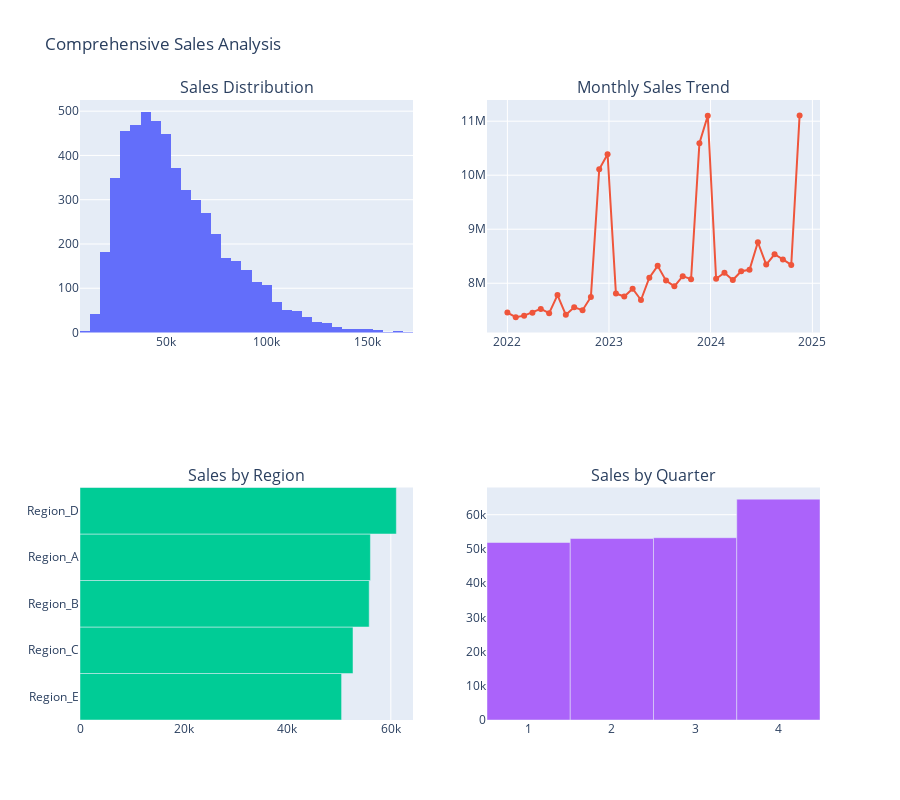

This figure's notebook cell:
### Code cell
# Comprehensive visualization
fig = make_subplots(
    rows=2, cols=2,
    subplot_titles=('Sales Distribution', 'Monthly Sales Trend', 
                    'Sales by Region', 'Sales by Quarter'),
    specs=[[{'type': 'histogram'}, {'type': 'scatter'}],
           [{'type': 'bar'}, {'type': 'bar'}]]
)

# 1. Distribution
fig.add_trace(
    go.Histogram(x=df['sales'], nbinsx=50, name='Sales'),
    row=1, col=1
)

# 2. Time trend
monthly = df.groupby('date')['sales'].sum().reset_index()
fig.add_trace(
    go.Scatter(x=monthly['date'], y=monthly['sales'], mode='lines+markers', name='Monthly Sales'),
    row=1, col=2
)

# 3. Regional
regional = df.groupby('region')['sales'].mean().reset_index().sort_values('sales')
fig.add_trace(
    go.Bar(x=regional['sales'], y=regional['region'], orientation='h', name='Region'),
    row=2, col=1
)

# 4. Quarterly
quarterly = df.groupby('quarter')['sales'].mean().reset_index()
fig.add_trace(
    go.Bar(x=quarterly['quarter'], y=quarterly['sales'], name='Quarter'),
    row=2, col=2
)

fig.update_layout(height=800, showlegend=False, title_text="Comprehensive Sales Analysis")
fig.show()

print("✅ Visualizations complete!")

### Figure 1 — Plotly figure (JSON) as saved in the notebook; plotly's stock layout.template omitted (floating-point values rounded to 4 significant figures; data arrays with more than 128 entries replaced by an {"elided": "..."} marker saying what was removed)
{"data": [{"name": "Sales", "nbinsx": 50, "type": "histogram", "x": {"elided": "5400 float values"}, "xaxis": "x", "yaxis": "y"}, {"mode": "lines+markers", "name": "Monthly Sales", "type": "scatter", "x": ["2022-01-01T00:00:00.000000000", "2022-01-31T00:00:00.000000000", "2022-03-02T00:00:00.000000000", "2022-04-01T00:00:00.000000000", "2022-05-01T00:00:00.000000000", "2022-05-31T00:00:00.000000000", "2022-06-30T00:00:00.000000000", "2022-07-30T00:00:00.000000000", "2022-08-29T00:00:00.000000000", "2022-09-28T00:00:00.000000000", "2022-10-28T00:00:00.000000000", "2022-11-27T00:00:00.000000000", "2022-12-27T00:00:00.000000000", "2023-01-26T00:00:00.000000000", "2023-02-25T00:00:00.000000000", "2023-03-27T00:00:00.000000000", "2023-04-26T00:00:00.000000000", "2023-05-26T00:00:00.000000000", "2023-06-25T00:00:00.000000000", "2023-07-25T00:00:00.000000000", "2023-08-24T00:00:00.000000000", "2023-09-23T00:00:00.000000000", "2023-10-23T00:00:00.000000000", "2023-11-22T00:00:00.000000000", "2023-12-22T00:00:00.000000000", "2024-01-21T00:00:00.000000000", "2024-02-20T00:00:00.000000000", "2024-03-21T00:00:00.000000000", "2024-04-20T00:00:00.000000000", "2024-05-20T00:00:00.000000000", "2024-06-19T00:00:00.000000000", "2024-07-19T00:00:00.000000000", "2024-08-18T00:00:00.000000000", "2024-09-17T00:00:00.000000000", "2024-10-17T00:00:00.000000000", "2024-11-16T00:00:00.000000000"], "xaxis": "x2", "y": [7458000.0, 7373000.0, 7400000.0, 7456000.0, 7525000.0, 7447000.0, 7781000.0, 7416000.0, 7554000.0, 7502000.0, 7747000.0, 10110000.0, 10390000.0, 7810000.0, 7754000.0, 7899000.0, 7690000.0, 8103000.0, 8322000.0, 8049000.0, 7942000.0, 8131000.0, 8075000.0, 10590000.0, 11100000.0, 8083000.0, 8193000.0, 8059000.0, 8222000.0, 8248000.0, 8759000.0, 8347000.0, 8537000.0, 8442000.0, 8339000.0, 11110000.0], "yaxis": "y2"}, {"name": "Region", "orientation": "h", "type": "bar", "x": [50490.0, 52700.0, 55820.0, 56060.0, 61070.0], "xaxis": "x3", "y": ["Region_E", "Region_C", "Region_B", "Region_A", "Region_D"], "yaxis": "y3"}, {"name": "Quarter", "type": "bar", "x": [1, 2, 3, 4], "xaxis": "x4", "y": [51870.0, 53040.0, 53270.0, 64550.0], "yaxis": "y4"}], "layout": {"annotations": [{"font": {"size": 16}, "showarrow": false, "text": "Sales Distribution", "x": 0.225, "xanchor": "center", "xref": "paper", "y": 1, "yanchor": "bottom", "yref": "paper"}, {"font": {"size": 16}, "showarrow": false, "text": "Monthly Sales Trend", "x": 0.775, "xanchor": "center", "xref": "paper", "y": 1, "yanchor": "bottom", "yref": "paper"}, {"font": {"size": 16}, "showarrow": false, "text": "Sales by Region", "x": 0.225, "xanchor": "center", "xref": "paper", "y": 0.375, "yanchor": "bottom", "yref": "paper"}, {"font": {"size": 16}, "showarrow": false, "text": "Sales by Quarter", "x": 0.775, "xanchor": "center", "xref": "paper", "y": 0.375, "yanchor": "bottom", "yref": "paper"}], "height": 800, "showlegend": false, "title": {"text": "Comprehensive Sales Analysis"}, "xaxis": {"anchor": "y", "domain": [0, 0.45]}, "xaxis2": {"anchor": "y2", "domain": [0.55, 1]}, "xaxis3": {"anchor": "y3", "domain": [0, 0.45]}, "xaxis4": {"anchor": "y4", "domain": [0.55, 1]}, "yaxis": {"anchor": "x", "domain": [0.625, 1]}, "yaxis2": {"anchor": "x2", "domain": [0.625, 1]}, "yaxis3": {"anchor": "x3", "domain": [0, 0.375]}, "yaxis4": {"anchor": "x4", "domain": [0, 0.375]}}}
